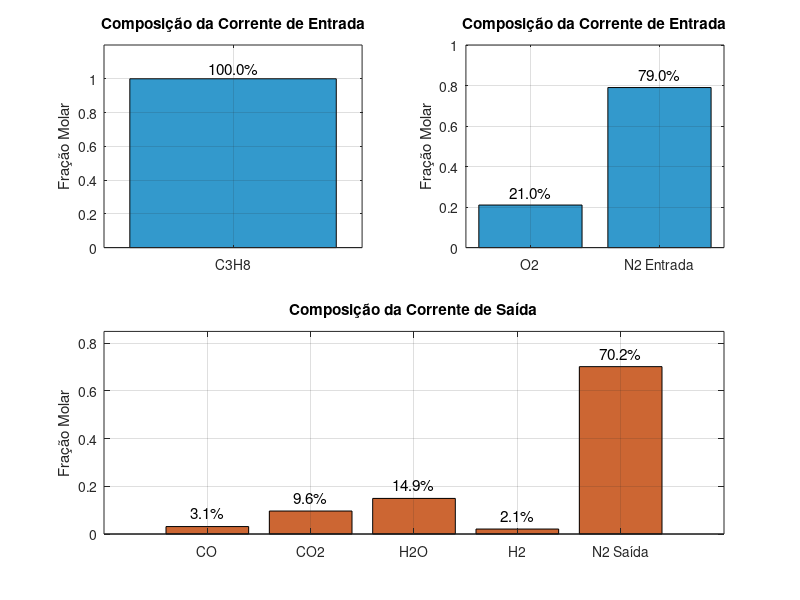

Reproduce this figure in MATLAB.
clc;
clear all;
% ========================================================== %
% Objetivo: Resolver o sistema de equações lineares pelos métodos e definir a composição da corrente de saída:
%           1) Método de Cramer;
%           2) Método de Eliminação Gaussiana;
%           3) Método de Matriz inversa.
% ========================================================== %

% ======================== Reações ========================= %
% Adotando uma série de reações no processo:
% Reação 1: a*C3H8 + b1*O2 ----> c*C02 + d*H2O
%          [   1       5           3       4  ]
% Reação 2: a*C3H8 + b2*O2 ----> c*C0 + d*H2O
%          [   1      3.5          3      4   ]*(0.324/2) --> Estequiometria
% Reação 3: a*C3H8 + b3*O2 ----> c*C0 + d*H2
%          [   1      1.5          3      4   ]*(0.324/2) --> Estequiometria
% Reação global: (a+2*k*a)*C3H8 + b'*O2 ----> c*CO2 + (2*c*k)CO + (d+k*d)*H2O + (k*d)*H2
% ========================================================== %

% ======================= Hipóteses ======================== %
% 1) Reação global: (a+2*k*a)*C3H8 + b'*O2 ----> c*CO2 + (2*c*k)CO + (d+k*d)*H2O + (k*d)*H2;
% 2) O N2 não reage no processo;
% 3) Como base de cálculo, temos que a entrada de propano é de 1 mol (a=1);
% ========================================================== %

% ===== Definindo o sistema em forma de matriz: Ax = b ===== %
% Definindo o valor do fator de multiplicação das reações:
k = 0.324/2;

% Definindo a matriz A 4x4 de coeficientes a partir das Equações definidas por balanço:
A = [  1+2*k  ,  0,     0    ,      0;
         0    ,  2,  -(2*k+2),   -(1+k);
     3*(1+2*k),  0,  -(2*k+1),      0;
     8*(1+2*k),  0,     0    ,  -(2+4*k) ];
printf("-> Matriz A de coeficientes:\n"); disp(A);

% Definindo o vetor b 4x1 de solução/termos independentes:
b = [1;
     0;
     0;
     0];
printf("-> Vetor solução b:\n"); disp(b);
% ========================================================== %

% ==================== Método de Cramer ==================== %
function x = metodo_cramer(A, b)                                % Criando a função para cálculo a partir do método de Cramer
  n = length(b);                                                % Variável n com o número de linhas da matriz A
  detA = det(A);                                                % Calculando o determinante da matriz A
  if abs(detA) < 1e-10                                          % Verificando se a matriz apresenta solução única
    disp("A matriz não apresenta solução única");
  end
  x = zeros(n,1);                                               % Cria um vetor x de variáveis a serem substituídas
  for i = 1:n                                                   % Realiza o loop para o cálculo seguindo o método de Cramer
    Ai = A;
    Ai(:,i) = b;
    x(i) = det(Ai)/detA;
  end
end
% ========================================================== %

% ============= Método de Eliminação de Gauss ============== %
function x = metodo_gauss(A, b)
  Ab = [A, b];                                                  % Cria a matriz aumentada
  n = length(b);

  for k = 1:n-1                                                 % Realiza o pivotamento caso necessário
    [~, p] = max(abs(Ab(k:n,k)));                               % Usa a sub coluna do pivô entre as linhas k e n tomando o maior módulo e retornando seu valor máximo
    p = p + k -1;
    if p ~= k                                                   % Realiza a troca das linhas pelo pivô
      temp = Ab(k,:); Ab(k,:) = Ab(p,:); Ab(p,:) = temp;
    end
    for i = k+1:n                                               % Inicia o loop para a eliminação progressiva
      fator = Ab(i,k)/Ab(k,k);
      Ab(i,k:n+1) = Ab(i,k:n+1) - fator*Ab(k,k:n+1);
    end
  end
  x = zeros(n,1);
  for i = n:-1:1                                                % Inicia o loop para a substituição regressiva
    x(i) = (Ab(i,end) - Ab(i,i+1:n)*x(i+1:n))/Ab(i,i);
  end
end
% ========================================================== %

% ================ Método de Matriz Inversa ================ %
function x = metodo_inversa(A, b)
  detA = det(A);
  if abs(detA) < 1e-10
    disp("A matriz não apresenta solução única!");
  end
  A_inv = inv(A);                                               % Calcula a matriz inversa de A
  x = A_inv * b;                                                % Realiza o método de matriz inversa: Ax = b --> A_inv * A * x = A_inv * b --> Ix = A_inv * b --> x = A_inv * b
end
% ========================================================== %

% ================= Chamada das resoluções ================= %
% Solução obtida nos métodos:
x_cramer = metodo_cramer(A, b);
x_gauss = metodo_gauss(A, b);
x_inv = metodo_inversa(A, b);
x_ref = A\b;                                                    % Solução referência do Octave para checar os resultados obtidos

% Vetor solução:
  % xf(1) = C3H8; xf(2) = O2; xf(3) = CO2; xf(4) = CO; xf(5) = H2O; xf(6) = H2
xc = x_cramer;
xcf = [xc(1)+2*xc(1)*k xc(2) xc(3) 2*k*xc(3) xc(4)+k*xc(4) k*xc(4)];

xg = x_gauss;
xgf = [xg(1)+2*xg(1)*k xg(2) xg(3) 2*k*xg(3) xg(4)+k*xg(4) k*xg(4)];

xi = x_inv;
xif = [xi(1)+2*xi(1)*k xi(2) xi(3) 2*k*xi(3) xi(4)+k*xi(4) k*xi(4)];

xr = x_ref;
xrf = [xr(1)+2*xr(1)*k xr(2) xr(3) 2*k*xr(3) xr(4)+k*xr(4) k*xr(4)];

% Composição final:
nt_prop = xrf(1);
nitrog_i = 3.7619*xrf(2);
nitrog_f = 3.7619*xrf(2);
nt_ar = xrf(2) + nitrog_i;                                      % Calculando o número total de mols de reagentes
nt_p = xrf(3) + xrf(4) + xrf(5) + xrf(6) + nitrog_f;            % Calculando o número total de mols de produtos

  % Dividindo a estequiometria pelo número total de mols para obter a composição molar dos componentes:
xc_comp = [(xcf(1)/nt_prop) (xcf(2)/nt_ar) (nitrog_i/nt_ar) (xcf(4)/nt_p) (xcf(3)/nt_p) (xcf(5)/nt_p) (xcf(6)/nt_p) (nitrog_f/nt_p)];
xg_comp = [(xgf(1)/nt_prop) (xgf(2)/nt_ar) (nitrog_i/nt_ar) (xgf(4)/nt_p) (xgf(3)/nt_p) (xgf(5)/nt_p) (xgf(6)/nt_p) (nitrog_f/nt_p)];
xi_comp = [(xif(1)/nt_prop) (xif(2)/nt_ar) (nitrog_i/nt_ar) (xif(4)/nt_p) (xif(3)/nt_p) (xif(5)/nt_p) (xif(6)/nt_p) (nitrog_f/nt_p)];
xr_comp = [(xrf(1)/nt_prop) (xrf(2)/nt_ar) (nitrog_i/nt_ar) (xrf(4)/nt_p) (xrf(3)/nt_p) (xrf(5)/nt_p) (xrf(6)/nt_p) (nitrog_f/nt_p)];

%Print das resoluções:
printf("\nComposição a partir de resolução por Método de Cramer:\n"); disp(xc_comp);
printf("\nComposição a partir de resolução por Método de Eliminação de Gauss:\n"); disp(xg_comp);
printf("\nComposição a partir de resolução por Método de Matriz Inversa:\n"); disp(xi_comp);
printf("\nComposição a partir de resolução por Solução de referência do Octave:\n"); disp(xr_comp);
% ========================================================== %

% =============== Gráficos de Entrada/Saída ================ %
componentes_entrada = {'C3H8', 'O2', 'N2 Entrada'};
componentes_saida = {'CO', 'CO2', 'H2O', 'H2' , 'N2 Saída'};
xr_entrada = xr_comp(1:3);                                     % Valores de entrada - usando a composição de referência
xr_saida = xr_comp(4:8);                                       % Valores de saída - usando a composição de referência
figure;

% Subplot 1 - Entrada de Propano (C3H8):
subplot(2,2,1);
bar(xr_entrada(1), 'FaceColor', [0.2 0.6 0.8]);
title('Composição da Corrente de Entrada');
ylabel('Fração Molar');
set(gca, 'XTickLabel', componentes_entrada(1));
xtickangle(45);
grid on;
ylim([0 1.2]);
text(1, xr_entrada(1)+0.06, sprintf('%.1f%%', xr_entrada(1)*100), 'HorizontalAlignment','center', 'FontSize', 11);

% Subplot 2 - Entrada de Ar seco (O2 e N2):
subplot(2,2,2);
bar(xr_entrada(2:3), 'FaceColor', [0.2 0.6 0.8]);
title('Composição da Corrente de Entrada');
ylabel('Fração Molar');
set(gca, 'XTickLabel', componentes_entrada(2:3));
xtickangle(45);
grid on;
ylim([0 1]);
for i = 1:length(xr_entrada(2:3))
    text(i, xr_entrada(i+1)+0.06, sprintf('%.1f%%', xr_entrada(i+1)*100), 'HorizontalAlignment','center', 'FontSize', 11);
end

% Subplot 3 - Saída:
subplot(2,2,3:4);
bar(xr_saida, 'FaceColor', [0.8 0.4 0.2]);
title('Composição da Corrente de Saída');
ylabel('Fração Molar');
set(gca, 'XTickLabel', componentes_saida);
xtickangle(45);
grid on;
ylim([0 0.85]);
for i = 1:length(xr_saida)
    text(i, xr_saida(i)+0.055, sprintf('%.1f%%', xr_saida(i)*100),'HorizontalAlignment','center', 'FontSize', 11);
end
% ========================================================== %

